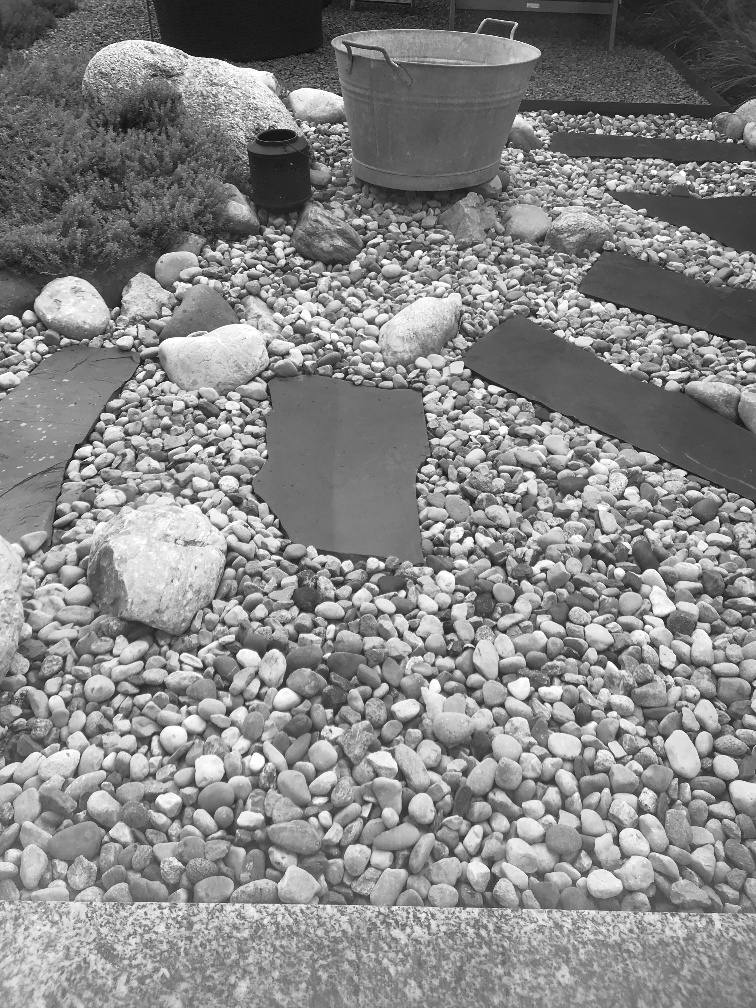
#> input picture data/iPhone7/IMG_5913_small.JPG, 756 x 1008 px
$ python main.py
#> lines starting #> are read from the running program, lines starting #| are printed output that depends on the picture; after the words box and inside, x2 and y2 are one past the last pixel; in counts of white or black regions, pixels touching at a corner belong together
### utils/image.py
from pathlib import Path

import cv2
import matplotlib.pyplot as plt
import numpy as np

"""
Notes: cv2 works in (width, height) vs numpy in (height, width)
"""


def read_img(filepath: Path | str) -> np.ndarray:
    return cv2.imread(str(filepath), cv2.IMREAD_GRAYSCALE)  # type: ignore


def show_img(img: np.ndarray, title: str | None = None):
    plt.imshow(img, interpolation="nearest")
    plt.gray()
    if title:
        plt.title(title)
    plt.show()


# [7 lines left out: function show_img_cv, not called in this run]


class Image:
    def __init__(self, filepath: str) -> None:
        self.img: np.ndarray = read_img(filepath=filepath)
        self.filepath: str

    def show(self, title: str | None = None) -> None:
        show_img(img=self.img, title=title)

    def show_cv(self) -> None:
        show_img_cv(img=self.img)

    # [5 lines left out: function shape, not called in this run]

    def save(self, filepath: str) -> None:
        cv2.imwrite(filepath, self.img)

    def resize(self, width: int, height: int) -> np.ndarray:
        return cv2.resize(self.img, (width, height))

    def resize_inplace(self, width: int, height: int) -> None:
        self.img = cv2.resize(self.img, (width, height))

### main.py
from glob import glob

import cv2
import cv2 as cv

from utils.image import Image, show_img


def main():
    # [19 lines of commented-out code are left out]
    img = cv.imread("./data/iPhone7/IMG_5913_small.JPG")
#> img is the input picture: shape (1008, 756, 3); min 0, max 255, mean 134.2
    gray = cv.cvtColor(img, cv.COLOR_BGR2GRAY)

    sift = cv.SIFT_create()
    kp = sift.detect(gray, None)
#> kp = 10470 keypoints; strongest (x, y, size): (476, 268, 2), (556, 114, 2.2), (672, 114, 2.2), (597, 115, 2.3)

    img = cv.drawKeypoints(
        gray, kp, img, flags=cv.DRAW_MATCHES_FLAGS_DRAW_RICH_KEYPOINTS
    )
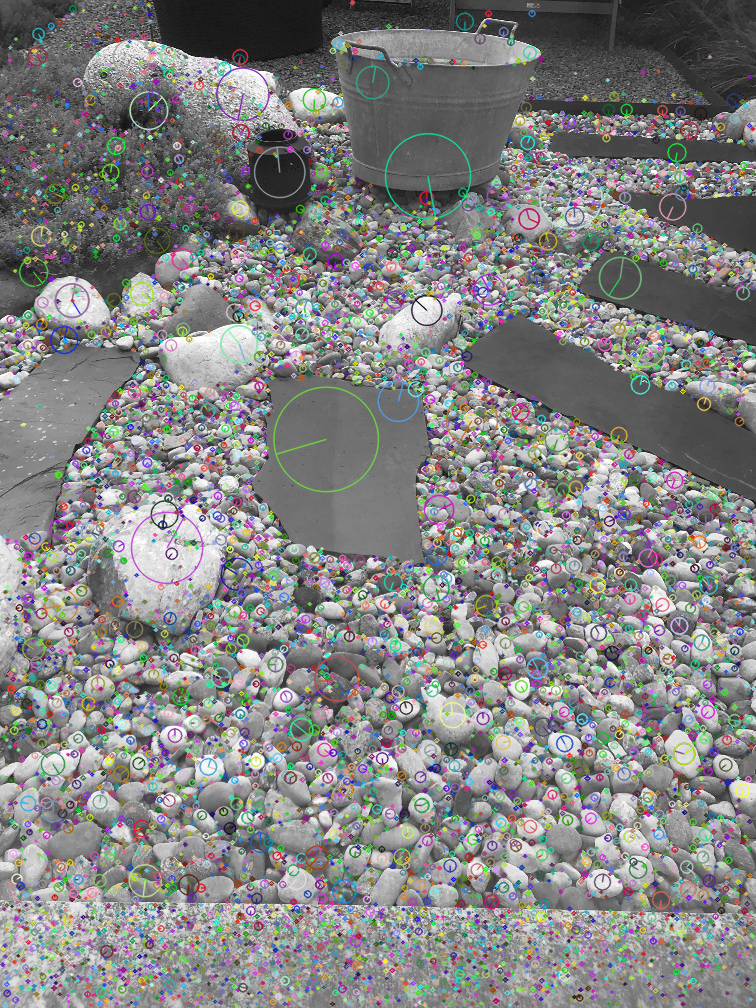
#> img: shape (1008, 756, 3); mean B, G, R 130.8, 131.4, 131

    show_img(img)


if __name__ == "__main__":
    main()

$ run again, with data/iPhone7/IMG_5714_small.JPG copied over data/iPhone7/IMG_5913_small.JPG
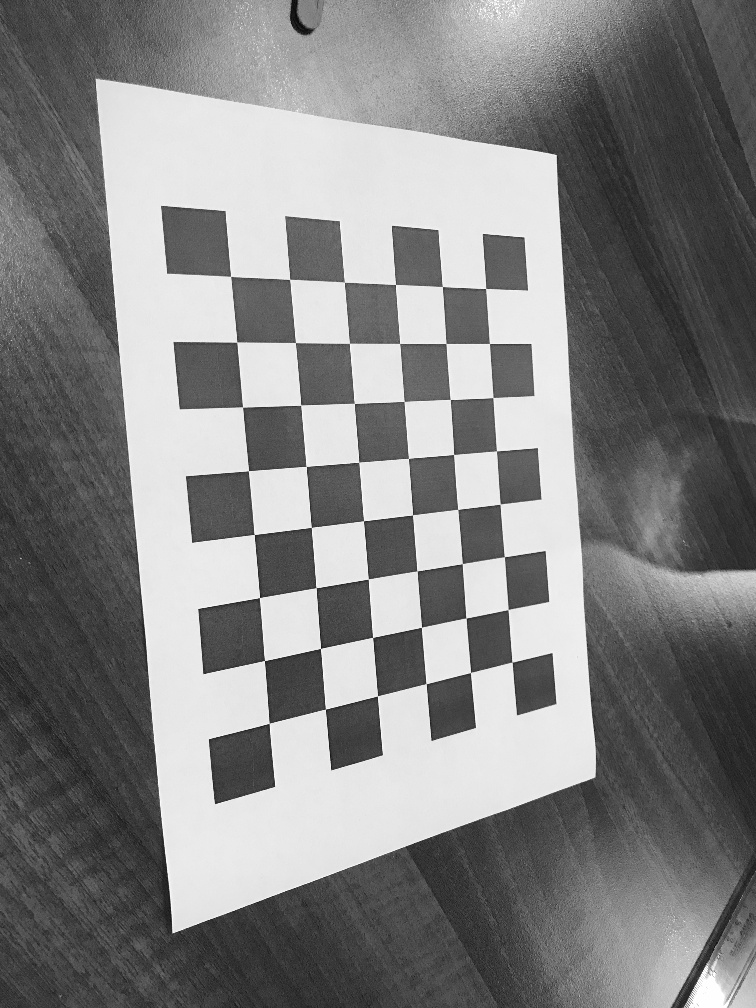
#> input picture data/iPhone7/IMG_5714_small.JPG, 756 x 1008 px
#> in main, img is the input picture: shape (1008, 756, 3); min 5, max 255, mean 130.3
#> kp = 817 keypoints; strongest (x, y, size): (241, 765, 42.6), (355, 737, 36.5), (535, 686, 29.8), (452, 710, 32.6)
#> in main, `img = cv.drawKeypoints( gray, kp, img, flags=cv.DRAW_MATCHES_FLAGS_DRA..`:
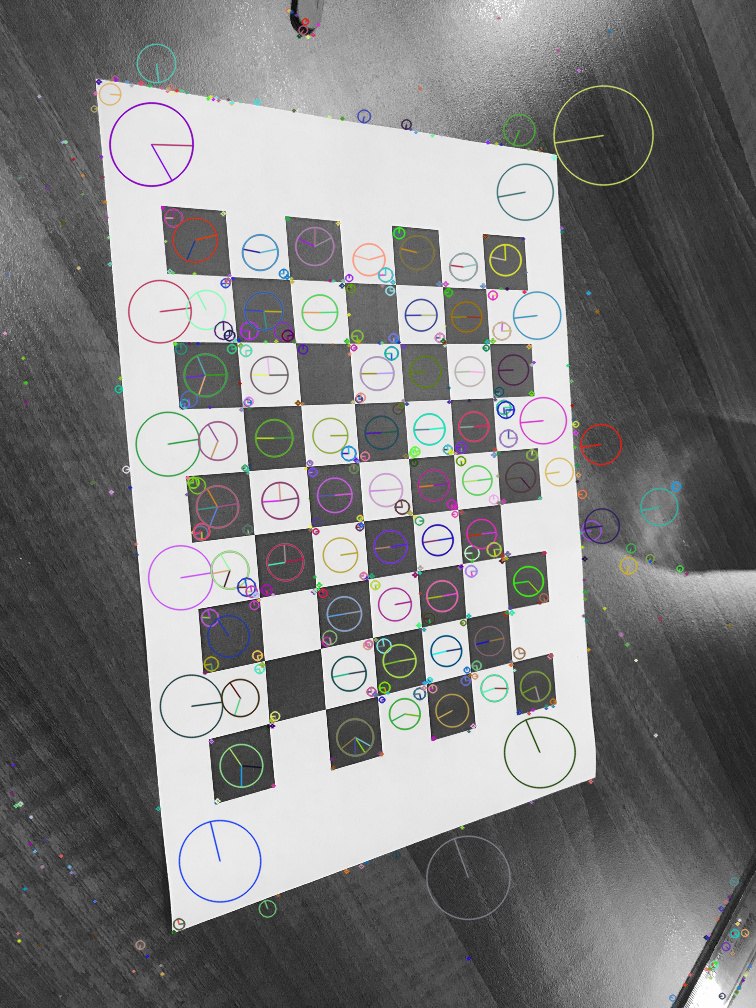
#> img: shape (1008, 756, 3); 6.46% of pixels changed, all inside (x1, y1, x2, y2) = (1, 7, 753, 1007)

$ run again, with data/iPhone7/IMG_5715_small.JPG copied over data/iPhone7/IMG_5913_small.JPG
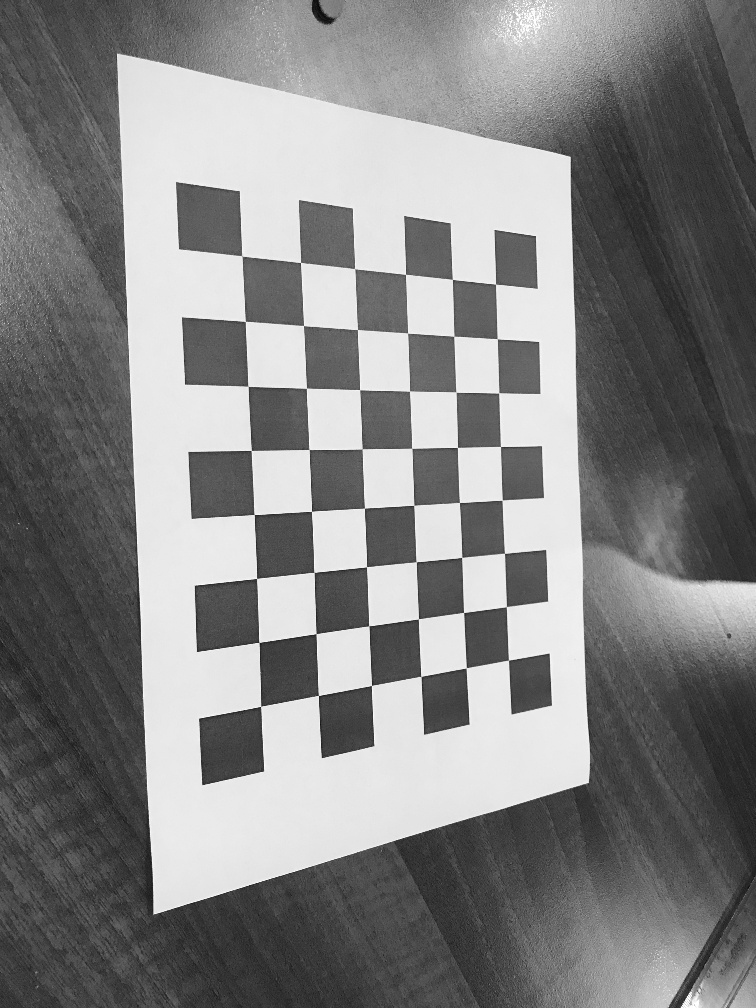
#> input picture data/iPhone7/IMG_5715_small.JPG, 756 x 1008 px
#> in main, img is the input picture: shape (1008, 756, 3); min 3, max 255, mean 131.1
#> kp = 836 keypoints; strongest (x, y, size): (230, 748, 43.3), (347, 726, 37), (531, 686, 30.2), (446, 705, 33)
#> in main, `img = cv.drawKeypoints( gray, kp, img, flags=cv.DRAW_MATCHES_FLAGS_DRA..`:
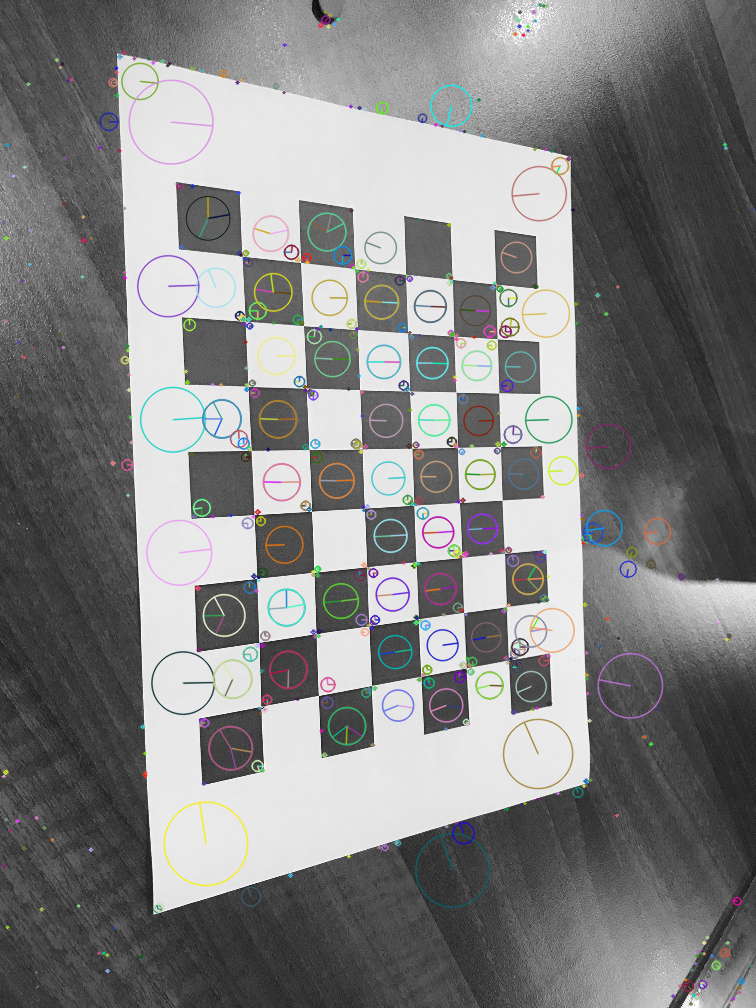
#> img: shape (1008, 756, 3); 6.18% of pixels changed, all inside (x1, y1, x2, y2) = (1, 3, 756, 1006)
